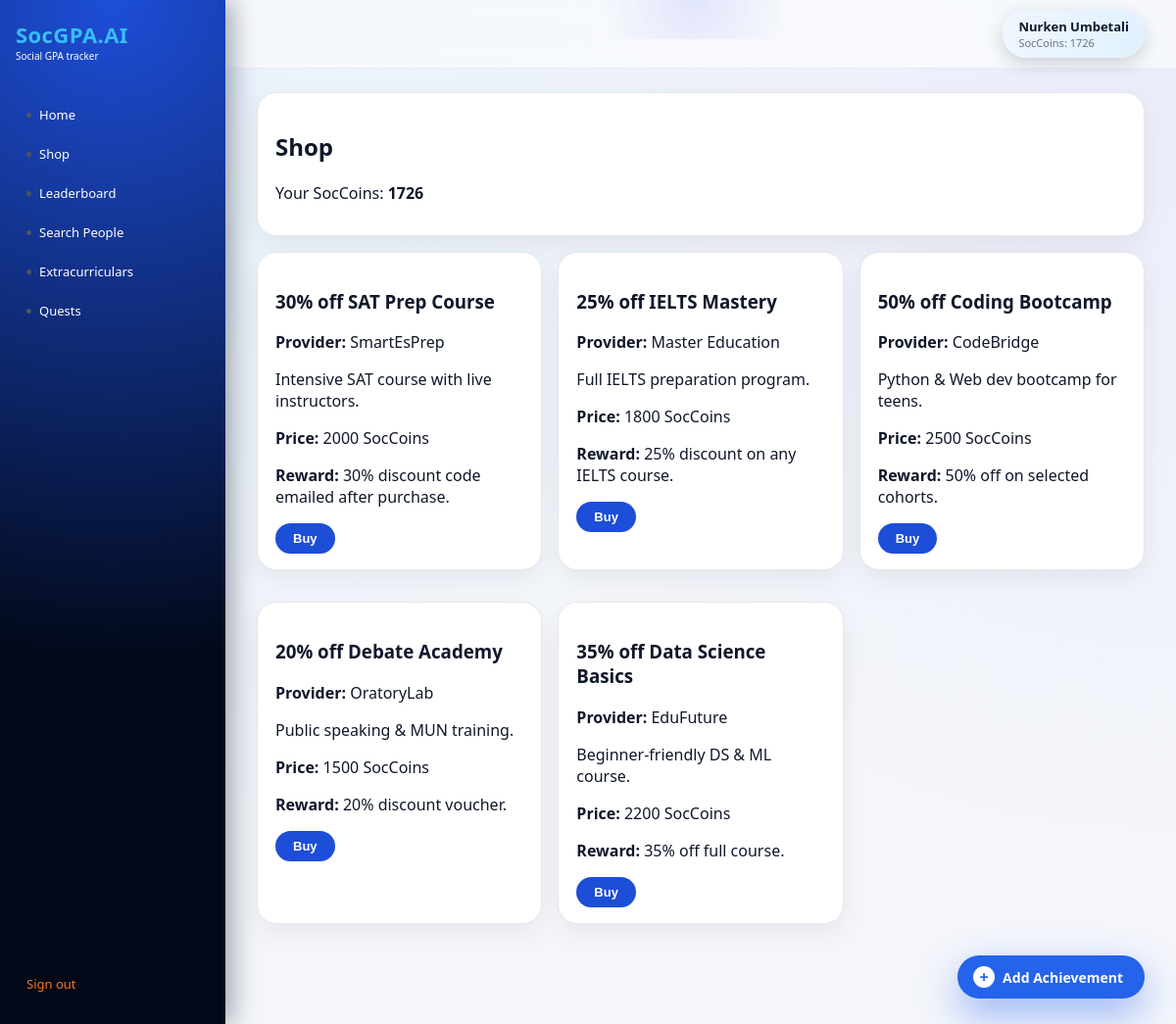
The page /shop/ (signed in) on the database its author committed.
### accounts/models.py (models this page shows, shortened)
class User(AbstractUser):
    ROLE_CHOICES = [
        ('student', 'Student'),
        ('teacher', 'Teacher'),
        ('school_admin', 'School Admin'),
    ]
    school_name = models.CharField(max_length=255, blank=True)
    role = models.CharField(max_length=20, choices=ROLE_CHOICES, default='student')
    is_verified_by_school = models.BooleanField(default=False)
    soc_coins = models.PositiveIntegerField(default=0)

### achievements/models.py (models this page shows, shortened)
class ShopItem(models.Model):
    name = models.CharField(max_length=255)
    provider = models.CharField(max_length=255)
    description = models.TextField(blank=True)
    price = models.PositiveIntegerField()  # SocCoins
    discount_info = models.CharField(max_length=255)

### achievements/views.py (the view, shortened to what this page needs)
# urls.py: path('shop/', shop_view, name='shop'),
@login_required
def shop_view(request):
    ensure_default_shop_items()
    items = ShopItem.objects.all()
    purchases = {p.item_id for p in UserPurchase.objects.filter(user=request.user)}
    message = None
    error = None
    return render(request, 'achievements/shop.html', {
        'items': items,
        'purchases': purchases,
        'message': message,
        'error': error,
    })

### achievements/views.py (called while the page is built, shortened)
def ensure_default_shop_items():
    if ShopItem.objects.exists():
        return

### templates/achievements/shop.html (shortened to what this page needs)
{% extends 'base.html' %}
{% block content %}
<div class="card">
    <h2>Shop</h2>
    <p>Your SocCoins: <b>{{ user.soc_coins }}</b></p>
</div>
<div class="grid">
    {% for item in items %}
    <div class="card">
        <h3>{{ item.name }}</h3>
        <p><b>Provider:</b> {{ item.provider }}</p>
        <p>{{ item.description }}</p>
        <p><b>Price:</b> {{ item.price }} SocCoins</p>
        <p><b>Reward:</b> {{ item.discount_info }}</p>
        {% if item.id in purchases %}
            <button class="btn" disabled>Purchased</button>
        {% else %}
            <form method="post">
                <button class="btn" type="submit">Buy</button>
            </form>
        {% endif %}
    </div>
    {% endfor %}
</div>
{% endblock %}

### templates/base.html (shortened to what this page needs)
<!DOCTYPE html>
<html lang="en">
<head>
    <link rel="stylesheet" href="/static/style.css">
</head>
<body>
<div class="layout">
    <aside class="sidebar">
        <div class="logo-wrap">
            <div class="logo">SocGPA.AI</div>
            <div class="logo-sub">Social GPA tracker</div>
        </div>
        {% if user.is_authenticated %}
        <nav class="side-nav">
            <a href="{% url 'dashboard' %}" class="side-link">
                <span class="side-dot"></span> Home
            </a>
            <a href="{% url 'shop' %}" class="side-link">
                <span class="side-dot"></span> Shop
            </a>
            <a href="{% url 'leaderboard' %}" class="side-link">
                <span class="side-dot"></span> Leaderboard
            </a>
            <a href="{% url 'search_people' %}" class="side-link">
                <span class="side-dot"></span> Search People
            </a>
            <a href="{% url 'extracurriculars' %}" class="side-link">
                <span class="side-dot"></span> Extracurriculars
            </a>
            <a href="{% url 'quests' %}" class="side-link">
                <span class="side-dot"></span> Quests
            </a>
        </nav>
        <a href="{% url 'logout' %}" class="side-link side-logout">Sign out</a>
        {% endif %}
    </aside>
    <main class="main">
        {% if user.is_authenticated %}
        <header class="topbar">
            <div class="topbar-glow"></div>
            <a href="{% url 'my_profile' %}" class="profile-pill">
                <div class="profile-name">
                    {{ user.get_full_name|default:user.username }}
                </div>
                <div class="profile-stats">
                    SocCoins: {{ user.soc_coins }}
                </div>
            </a>
        </header>
        {% endif %}
        <section class="content">
            {% block content %}{% endblock %}
        </section>
        {% if user.is_authenticated %}
        <a href="{% url 'add_achievement' %}" class="fab-add">
            <span class="fab-icon">+</span>
            <span class="fab-label">Add Achievement</span>
        </a>
        {% endif %}
    </main>
</div>
</body>
</html>

### static/style.css (style rules this page uses)
*, *::before, *::after { box-sizing: border-box; }
body { margin: 0; font-family: system-ui, -apple-system, BlinkMacSystemFont, sans-serif; background: radial-gradient(circle at top left, rgba(56,189,248,0.08), transparent 55%), radial-gradient(circle at top right, rgba(79,70,229,0.06), transparent 55%), #f4f6fb; color: #0f172a; -webkit-font-smoothing: antialiased; }
.layout { display: flex; min-height: 100vh; }
.sidebar { width: 230px; background: radial-gradient(circle at top, #1d4ed8 0, #020817 65%); padding: 20px 16px 24px; display: flex; flex-direction: column; position: fixed; inset: 0 auto 0 0; z-index: 40; box-shadow: 8px 0 24px rgba(15,23,42,0.35); }
.logo-wrap { margin-bottom: 26px; }
.logo { font-weight: 800; font-size: 22px; color: #38bdf8; letter-spacing: 0.02em; }
.logo-sub { font-size: 10px; color: #FFFFFF; }
.side-nav { display: flex; flex-direction: column; gap: 6px; flex: 1; margin-top: 10px; }
.side-link { padding: 8px 11px; border-radius: 12px; color: #FFFFFF; text-decoration: none; font-size: 13px; display: flex; align-items: center; gap: 8px; position: relative; transition: all 0.18s ease; }
.side-dot { width: 5px; height: 5px; border-radius: 999px; background: #4b5563; }
.side-logout { margin-top: auto; color: #f97316; }
.main { margin-left: 230px; flex: 1; display: flex; flex-direction: column; min-height: 100vh; position: relative; }
.topbar { display: flex; justify-content: flex-end; align-items: center; padding: 10px 32px; background: rgba(248,250,252,0.9); backdrop-filter: blur(10px); border-bottom: 1px solid rgba(148,163,253,0.15); position: sticky; top: 0; z-index: 30; }
.topbar-glow { position: absolute; left: 40%; top: -40px; width: 180px; height: 80px; background: radial-gradient(circle, rgba(129,140,248,0.18), transparent); pointer-events: none; }
.profile-pill { display: flex; flex-direction: column; padding: 8px 16px; border-radius: 999px; background: linear-gradient(to right, #eff6ff, #e0f2fe); text-decoration: none; color: #111827; box-shadow: 0 6px 18px rgba(15,23,42,0.18); transition: all 0.18s ease; }
.profile-name { font-size: 13px; font-weight: 600; }
.profile-stats { font-size: 11px; color: #6b7280; }
.content { padding: 24px 32px 70px; flex: 1; }
.card { background: #ffffff; border-radius: 20px; padding: 18px 18px 16px; margin-bottom: 16px; border: 1px solid #e5e7eb; box-shadow: 0 10px 26px rgba(15,23,42,0.06); }
.grid { display: grid; grid-template-columns: repeat(auto-fit, minmax(260px, 1fr)); gap: 16px; margin-bottom: 16px; }
.btn { position: relative; background: #1d4ed8; border: none; padding: 8px 18px; border-radius: 999px; color: #ffffff; font-weight: 600; cursor: pointer; font-size: 13px; display: inline-flex; align-items: center; justify-content: center; gap: 6px; overflow: hidden; transition: all 0.18s ease; }
.fab-add { position: fixed; right: 32px; bottom: 26px; background: #2563eb; color: #ffffff; padding: 11px 22px 11px 16px; border-radius: 999px; text-decoration: none; font-weight: 600; font-size: 14px; box-shadow: 0 16px 40px rgba(37,99,235,0.45); display: inline-flex; align-items: center; gap: 8px; z-index: 50; transition: all 0.22s ease; }
.fab-icon { width: 22px; height: 22px; border-radius: 999px; background: #ffffff; color: #2563eb; display: flex; align-items: center; justify-content: center; font-weight: 700; font-size: 16px; }
.fab-label { white-space: nowrap; }

### rows shown on the page
User: get_full_name "Nurken Umbetali", soc_coins "1726"
ShopItem: name "30% off SAT Prep Course", provider "SmartEsPrep", description "Intensive SAT course with live instructors.", price "2000", discount_info "30% discount code emailed after purchase."
ShopItem: name "25% off IELTS Mastery", provider "Master Education", description "Full IELTS preparation program.", price "1800", discount_info "25% discount on any IELTS course."
ShopItem: name "50% off Coding Bootcamp", provider "CodeBridge", description "Python & Web dev bootcamp for teens.", price "2500", discount_info "50% off on selected cohorts."
ShopItem: name "20% off Debate Academy", provider "OratoryLab", description "Public speaking & MUN training.", price "1500", discount_info "20% discount voucher."
ShopItem: name "35% off Data Science Basics", provider "EduFuture", description "Beginner-friendly DS & ML course.", price "2200", discount_info "35% off full course."
